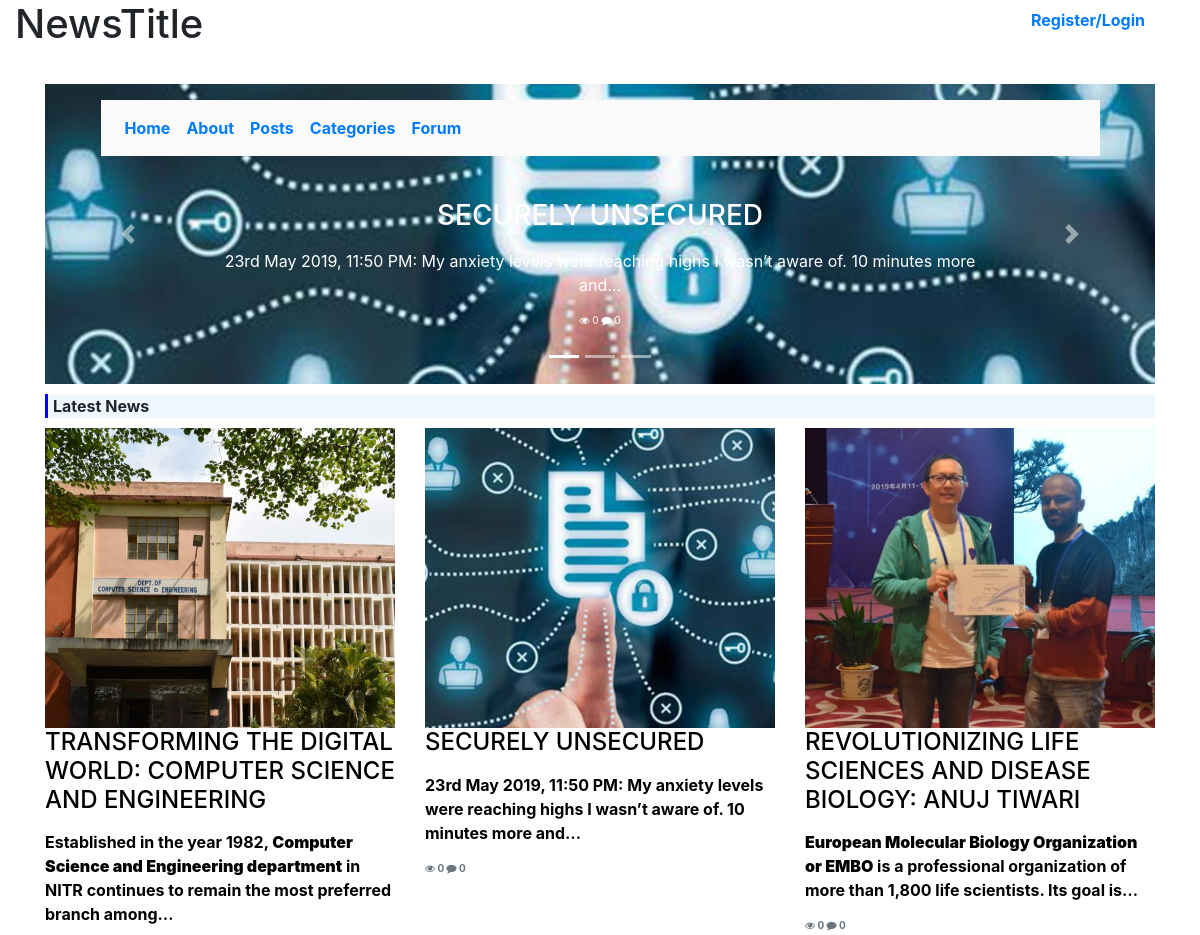
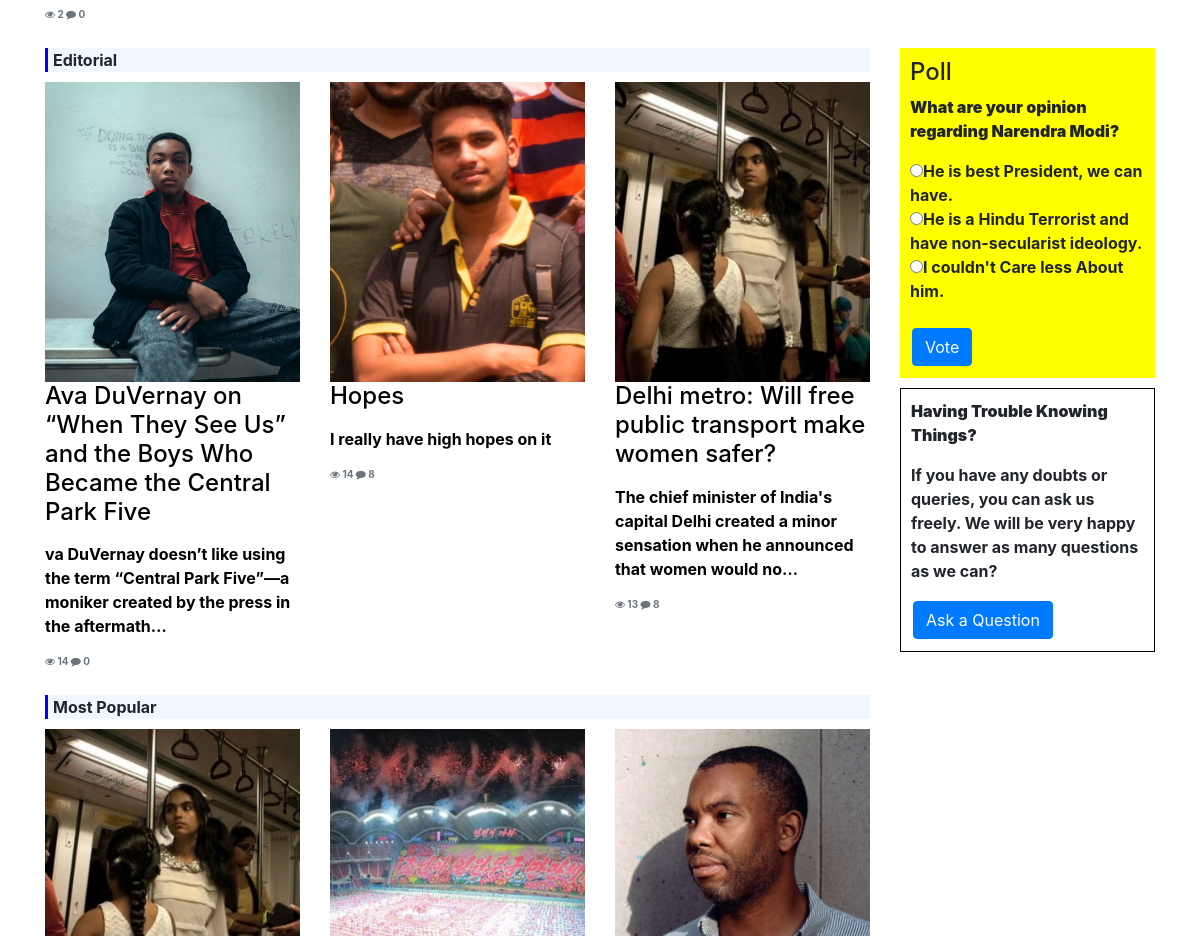
Before: / (upper part) with the older database file (2 pictures, top to bottom).
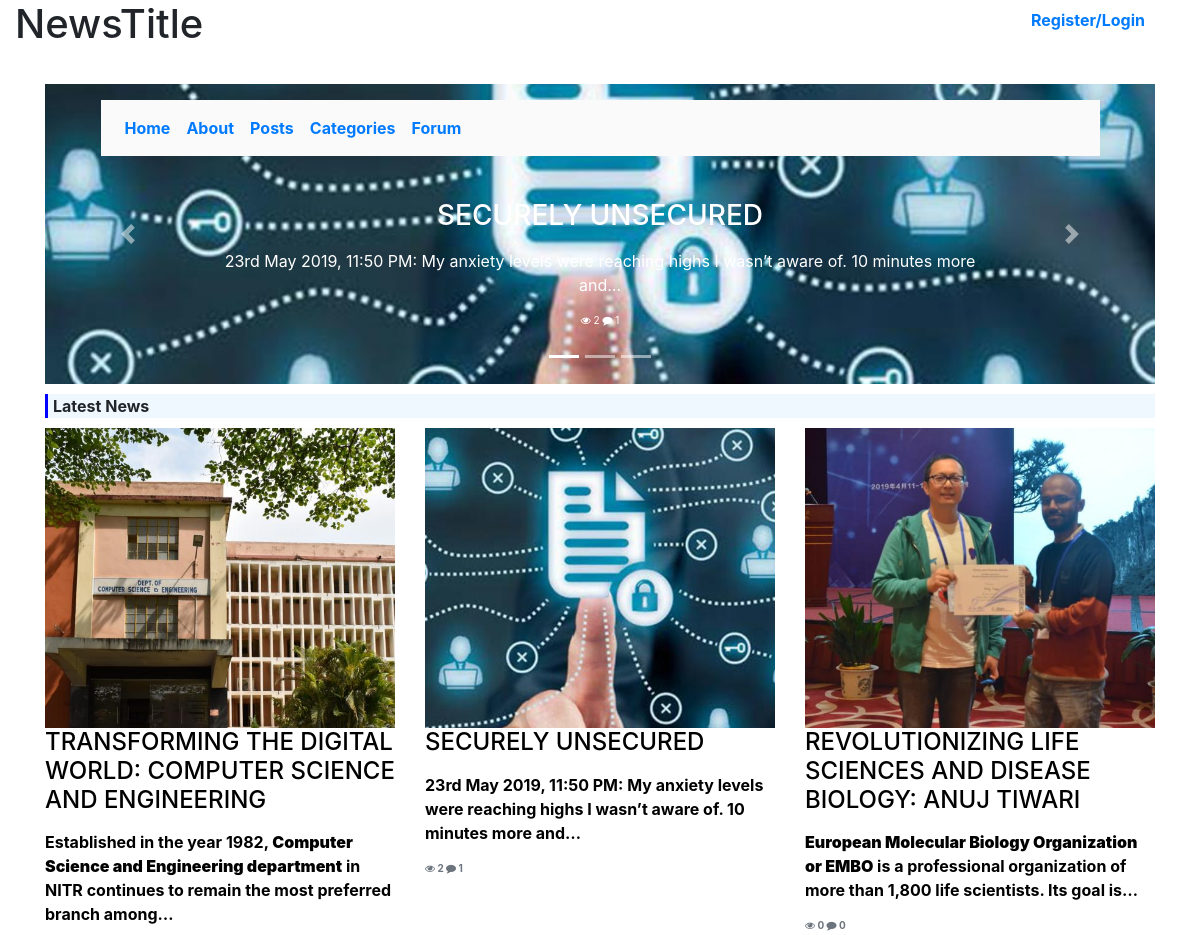
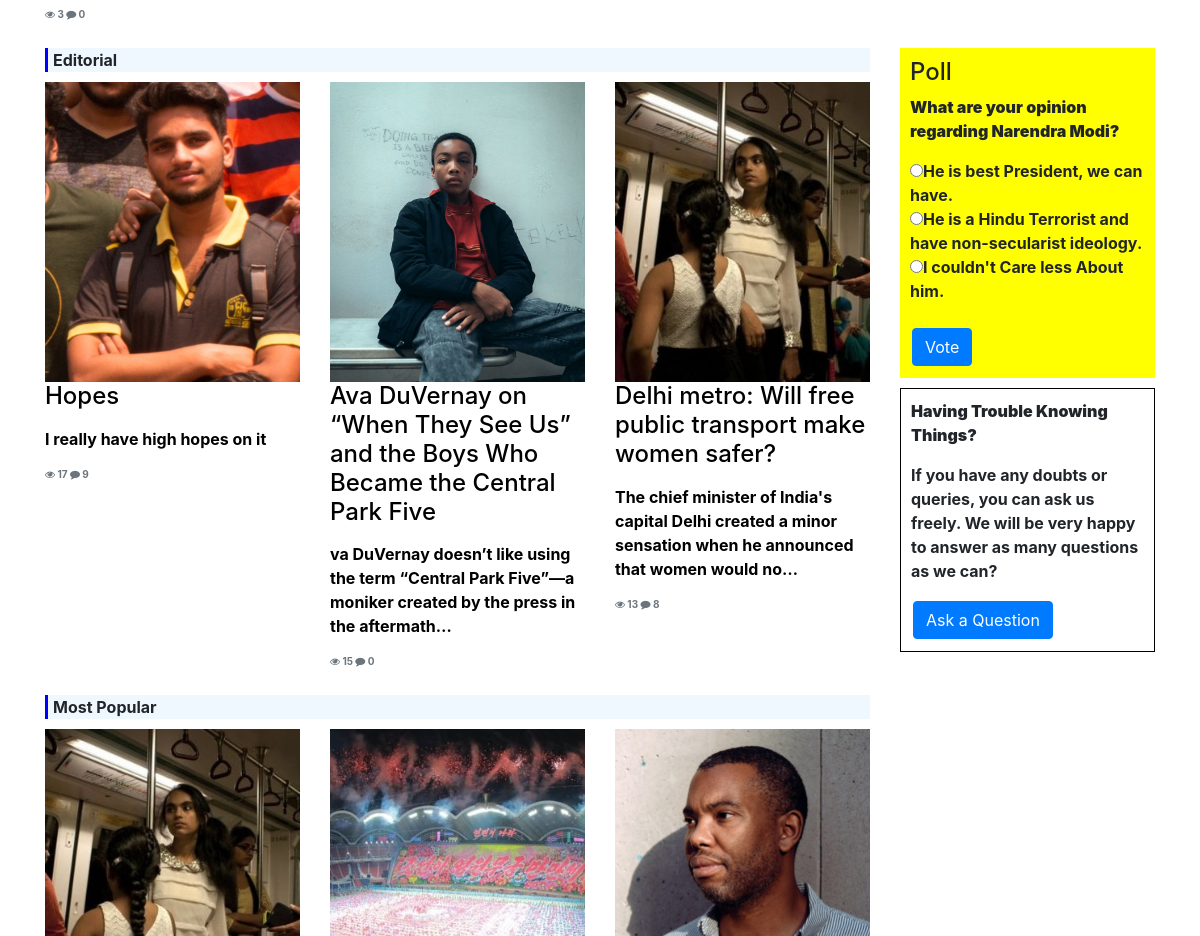
After: the same page with the newer database file (2 pictures, top to bottom).
### tables this page shows
CREATE TABLE `posts` (
  `id` int(11) NOT NULL,
  `title` varchar(255) NOT NULL,
  `slug` varchar(255) NOT NULL,
  `body` text NOT NULL,
  `post_image` varchar(255) NOT NULL,
  `Category_id` int(11) NOT NULL,
  `Date` timestamp NOT NULL DEFAULT CURRENT_TIMESTAMP,
  `comments` int(11) NOT NULL,
  `views` int(11) NOT NULL,
  `featured` int(11) NOT NULL,
  `highlight` int(11) NOT NULL
);

CREATE TABLE `poll` (
  `id` int(11) NOT NULL,
  `poll_ques` varchar(255) NOT NULL,
  `slug` varchar(255) NOT NULL,
  `poll_1` varchar(255) NOT NULL,
  `vote_1` int(11) NOT NULL,
  `poll_2` varchar(255) NOT NULL,
  `vote_2` int(11) NOT NULL,
  `poll_3` varchar(255) NOT NULL,
  `vote_3` int(11) NOT NULL,
  `votes` int(11) NOT NULL
);

### application/controllers/pages.php (called while the page is built, shortened)
<?php
class Pages extends CI_Controller {
        public function __construct(){
                $this->load->library('session');
        }
        public function view($page = 'home')
        {
        $data['title'] = ucfirst($page);
        if($page=='home'){
                $data['poll']=$this->admin_model->get_poll();
                $data['latest'] = $this->Post_model->get_latest_posts();
                $data['featured'] = $this->Post_model->get_featured_posts();
                $data['editorial'] = $this->Post_model->get_editorial();
                $data['highlights']=$this->Post_model->get_highlights();
        }
        $this->load->view('templates/header', $data);
        $this->load->view('pages/'.$page, $data);
        $this->load->view('templates/footer', $data);
        }
}

### index.php (called while the page is built, shortened)
<?php
require_once BASEPATH.'core/CodeIgniter.php';

### application/models/Post_model.php (called while the page is built, shortened)
<?php
    class Post_model extends CI_Model{
        public function get_featured_posts() {
            $query = $this->db->query('SELECT * FROM posts WHERE featured=1 ORDER BY date DESC LIMIT 3;');
            return $query->result_array();
        }
        public function get_editorial() {
            $query = $this->db->query('SELECT * FROM posts ORDER BY views DESC LIMIT 3;');
            return $query->result_array();
        }
        public function get_latest_posts() {
                $query = $this->db->query("SELECT * FROM posts ORDER BY date DESC LIMIT 3;");
                return $query->result_array();
        }
        public function get_highlights() {
            $query = $this->db->query("SELECT * FROM posts WHERE highlight=1 ORDER BY date DESC LIMIT 3;");
            return $query->result_array();
        }
    }

### application/models/admin_model.php (called while the page is built, shortened)
<?php
class Admin_model extends CI_Model{
    public function get_poll(){
        $query=$this->db->query("SELECT * From poll ORDER BY id DESC LIMIT 1");
        return $query->row_array();
    }
}
?>

### application/views/pages/home.php (the view, shortened to what this page needs)
<div class="container" id="slider">
            <div class="carousel slide" data-ride="carousel" id="myslide">
                <ol class="carousel-indicators">
                    <li data-target="#myslide" data-slide-to="0" class="active"></li>
                    <li data-target="#myslide" data-slide-to="1"></li>
                    <li data-target="#myslide" data-slide-to="2"></li>
                </ol>
                <div class="carousel-inner">
                    <?php foreach($highlights as $post) : ?>
                    <div class="carousel-item">
                            <img src="<?php echo base_url(); ?>assets/img/posts/<?php echo $post['post_image'] ;?>" style="object-fit: cover;width:100%;height:300px;">
                            <a class="news-link" href="<?php echo base_url(); ?>index.php/posts/<?php echo $post['slug'] ; ?>" >
                            <div class="carousel-caption">
                                    <h3><?php echo $post['title'] ;?></h3>
                                    <p><?php echo word_limiter($post['body'],18) ; ?></p>
                                    <p style="font-size:10px;"><i class="fa fa-eye"></i> <?php echo $post['views']; ?> <i class="fa fa-comment"></i> <?php echo $post['comments']; ?></p>
                            </div>
                            </a>
                    </div>
                    <?php endforeach ; ?>
                </div>
                <a class="carousel-control-prev" href="#myslide" data-slide="prev"><i class="carousel-control-prev-icon"></i></a>
                <a class="carousel-control-next" href="#myslide" data-slide="next"><i class="carousel-control-next-icon"></i></a>
            </div>
        </div>
        <div class="container" id="latest">
                <div class="title">Latest News</div>
                <div class="row">
                <?php foreach($latest as $post) : ?>
                <div class="col-sm-4 news"><img src="<?php echo base_url(); ?>assets/img/posts/<?php echo $post['post_image'] ; ?>" style="object-fit: cover; width:inherit;height:300px;;" alt="<?php echo $post['post_image'] ; ?>">
                    <a class="news-link" href="<?php echo base_url(); ?>index.php/posts/<?php echo $post['slug'] ; ?>" >
                    <div class="data" style="color:black;">
                            <h4><?php echo $post['title'] ; ?></h4>
                            <p><?php echo word_limiter($post['body'],18) ; ?></p>
                          </div>
                          </a>
                          <p class="text-muted pull-left" style="font-size:10px;"><i class="fa fa-eye"></i> <?php echo $post['views']; ?> <i class="fa fa-comment"></i> <?php echo $post['comments']; ?></p>
                    </div>
                    <?php endforeach ; ?>
                </div>
        </div>
        <div class="container" id="grid">
        <div class="row">
            <div class="col-sm-9" id="Content">
                <div class="title">Editorial</div>
                <div class="row" id="editorial">
                <?php foreach($editorial as $epost) : ?>
                <div class="col-sm-4 news"><img src="<?php echo base_url(); ?>assets/img/posts/<?php echo $epost['post_image'] ; ?>" style="object-fit: cover; width:inherit;height:300px;;" alt="<?php echo $epost['post_image'] ; ?>">
                    <a class="news-link" href="<?php echo base_url(); ?>index.php/posts/<?php echo $epost['slug'] ; ?>" >
                    <div class="data" style="color:black;">
                            <h4><?php echo $epost['title'] ; ?></h4>
                            <p><?php echo word_limiter($epost['body'],18) ; ?></p>
                          </div>
                          </a>
                          <p class="text-muted pull-left" style="font-size:10px;"><i class="fa fa-eye"></i> <?php echo $epost['views']; ?> <i class="fa fa-comment"></i> <?php echo $epost['comments']; ?></p>
                    </div>
                    <?php endforeach ; ?>
                </div>
                <div class="title">Most Popular</div>
                <div class="row" id="Popular">
                    <?php foreach($featured as $fpost) : ?>
                    <div class="col-sm-4 news"><img src="<?php echo base_url(); ?>assets/img/posts/<?php echo $fpost['post_image'] ; ?>" style="object-fit: cover; width:inherit;height:300px;;" alt="<?php echo $fpost['post_image'] ; ?>">
                    </div>
                    <?php endforeach ; ?>
                </div>
            </div>
            <div class="col-sm-3" id="info">
            <div class="card-2" id="poll">
                    <h4>Poll</h4>
                    <p><strong><?php echo $poll['poll_ques'] ; ?></strong></p>
                    <div class='poll_form'>
                    <?php echo form_open("users/cast_vote"); ?>
                        <input type="radio" name="vote" value="1"><?php echo $poll['poll_1'] ; ?></br>
                        <input type="radio" name="vote" value="2"><?php echo $poll['poll_2'] ; ?></br>
                        <input type="radio" name="vote" value="3"><?php echo $poll['poll_3'] ; ?></br>
                        <input type="submit" value="Vote" class="btn btn-primary" id="voteb">
                    </form>
                    </div>
                </div>
                <div class="card-2" id="query">
                    <p><strong>Having Trouble Knowing Things?</strong></p>
                    <p>If you have any doubts or queries, you can ask us freely. We will be very happy to answer as many questions as we can?</p>
                    <button type="button" class="btn btn-primary" data-toggle='modal' data-target="#query_modal">Ask a Question</button>
                </div>
            </div>
        </div>
        </div>

### application/views/templates/header.php (shortened to what this page needs)
<!DOCTYPE html>
<html lang="en">
        <head>
            <link rel="stylesheet" href="<?php echo base_url(); ?>/assets/css/bootstrap.min.css">
            <link rel="stylesheet" href="<?php echo base_url(); ?>/assets/fa/css/font-awesome.min.css">
            <link rel="stylesheet" href="<?php echo base_url(); ?>/assets/css/style.css">
            <link rel="stylesheet" href="https://maxcdn.bootstrapcdn.com/bootstrap/4.3.1/css/bootstrap.min.css">
        </head>
        <body>
        <header class="container-fluid">
            <div class="row">
                    <div class="col-sm-10 col-9" id="logo">
                            <h1>NewsTitle</h1>
                        </div>
                        <div class="col-sm-2 col-3">
                        <?php if (!$this->session->userdata('logged_in')) { ?>
                            <a class="nav-link" href="<?php echo base_url(); ?>index.php/register"><strong>Register/Login</strong></a>
                                        <?php }
                                        ?>
                        </div>
            </div>
        </header>
        <div class="container" id="nav-holder">
                <nav class="navbar navbar-expand-sm">
                        <div class="collapse navbar-collapse" id="navb">
                            <ul class="navbar-nav nav">
                                <li class="nav-item"><a class="nav-link" href="<?php echo base_url(); ?>"><strong>Home</strong></a></li>
                                <li class="nav-item"><a class="nav-link" href="<?php echo base_url(); ?>index.php/about"><strong>About</strong></a></li>
                                <li class="nav-item"><a class="nav-link" href="<?php echo base_url(); ?>index.php/posts"><strong>Posts</strong></a></li>
                                <li class="nav-item"><a class="nav-link" href="<?php echo base_url(); ?>index.php/categories"><strong>Categories</strong></a></li>
                                <li class="nav-item"><a class="nav-link" href="<?php echo base_url(); ?>index.php/forum"><strong>Forum</strong></a></li>
                            </ul>
                        </div>
                </nav>
        </div>

### application/views/templates/footer.php (shortened to what this page needs)
    </body>
</html>

### assets/css/style.css (style rules this page uses)
header { height:100px; }
nav { position:relative; background-color: #fafafa; z-index: 10; width:90%; margin:0 5%; border-radius: 0px; }
@media only screen and (min-width: 576px) { #slider { margin-top:-72px; height:300px; z-index:0; } }
.title { position: relative; margin-top:10px; border-left:3px solid blue; padding-left:5px; background-color: aliceblue; box-sizing: border-box; }
[class~=news] { padding:0 10px; box-sizing:border-box; margin-top:10px; }
.news img { margin-left: auto; margin-right: auto; object-fit: cover; }
#poll { margin-top: 10px; padding: 10px; box-sizing: border-box; border-radius: 0; background-color: yellow; }
#voteb { margin-top: 25px; align-content: center; }
#query { margin-top:10px; padding: 10px; box-sizing: border-box; border:1px solid black; }
.btn { margin:2px; }

Changed rows visible on the page:
changed posts "SECURELY UNSECURED": views "0" → "2"; comments "0" → "1"
changed posts "TRANSFORMING THE DIGITAL WORLD: COMPUTER SCIENCE AND ENGINEERING": views "2" → "3"
changed posts "Hopes": views "14" → "17"; comments "8" → "9"; moves up the list
changed posts "Ava DuVernay on “When They See Us” and the Boys Who Became the Central Park Five": views "14" → "15"
